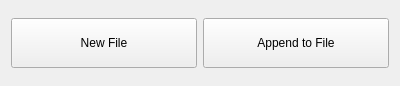
<?xml version="1.0" encoding="UTF-8"?>
<ui version="4.0">
 <class>ExportDialog</class>
 <widget class="QDialog" name="ExportDialog">
  <property name="geometry">
   <rect>
    <x>0</x>
    <y>0</y>
    <width>400</width>
    <height>86</height>
   </rect>
  </property>
  <property name="windowTitle">
   <string>ExportDialog</string>
  </property>
  <layout class="QGridLayout" name="gridLayout_2">
   <item row="0" column="0">
    <widget class="QPushButton" name="pushButton">
     <property name="minimumSize">
      <size>
       <width>0</width>
       <height>50</height>
      </size>
     </property>
     <property name="focusPolicy">
      <enum>Qt::NoFocus</enum>
     </property>
     <property name="text">
      <string>New File</string>
     </property>
    </widget>
   </item>
   <item row="0" column="1">
    <widget class="QPushButton" name="pushButton_2">
     <property name="minimumSize">
      <size>
       <width>0</width>
       <height>50</height>
      </size>
     </property>
     <property name="focusPolicy">
      <enum>Qt::NoFocus</enum>
     </property>
     <property name="text">
      <string>Append to File</string>
     </property>
    </widget>
   </item>
  </layout>
 </widget>
 <resources/>
 <connections/>
</ui>
